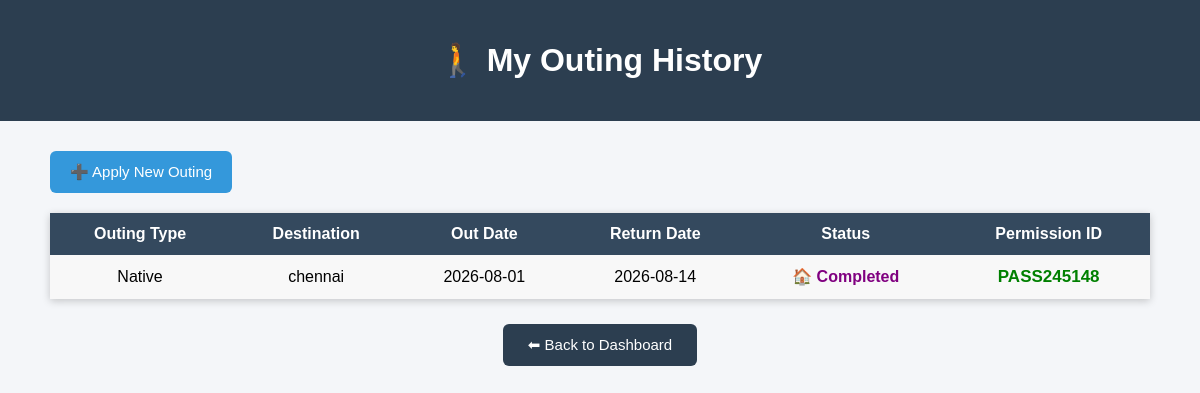
Before: /student/outing_history (signed in) with the older database file.
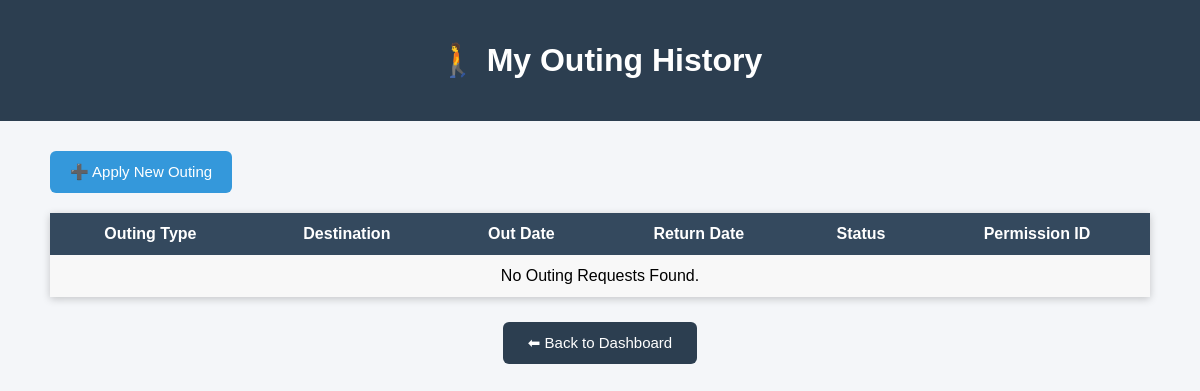
After: the same page with the newer database file.
### tables this page shows
CREATE TABLE outing_requests(

    id INTEGER PRIMARY KEY AUTOINCREMENT,

    student_id INTEGER NOT NULL,

    outing_type TEXT NOT NULL,

    destination TEXT NOT NULL,

    reason TEXT NOT NULL,

    out_date TEXT NOT NULL,

    out_time TEXT NOT NULL,

    return_date TEXT NOT NULL,

    return_time TEXT NOT NULL,

    parent_mobile TEXT,

    status TEXT DEFAULT 'Pending',

    permission_id TEXT UNIQUE,

    exit_time TEXT,

    entry_time TEXT,

    created_at TIMESTAMP DEFAULT CURRENT_TIMESTAMP,

    FOREIGN KEY(student_id)
    REFERENCES students(id)
    ON DELETE CASCADE

);

### app.py (the view)
@app.route("/student/outing_history")
def student_outing_history():
    if "student_id" not in session:
        return redirect(url_for("student_login"))
    conn = sqlite3.connect("hostel.db")
    cursor = conn.cursor()
    cursor.execute("""
    SELECT
        id,
        outing_type,
        destination,
        out_date,
        return_date,
        status,
        permission_id
    FROM outing_requests
    WHERE student_id=?
    ORDER BY id DESC
    """, (session["student_id"],))
    outings = cursor.fetchall()
    conn.close()
    return render_template(
        "outing_history.html",
        outings=outings
    )

### templates/outing_history.html (shortened to what this page needs)
<!DOCTYPE html>
<html>
<head>
</head>
<body>
<div class="header">
<h1>🚶 My Outing History</h1>
</div>
<div class="container">
<div class="top-btn">
<a href="/student/outing">
<button>➕ Apply New Outing</button>
</a>
</div>
<table>
<tr>
<th>Outing Type</th>
<th>Destination</th>
<th>Out Date</th>
<th>Return Date</th>
<th>Status</th>
<th>Permission ID</th>
</tr>
{% if outings %}
{% for outing in outings %}
<tr>
<td>{{ outing[1] }}</td>
<td>{{ outing[2] }}</td>
<td>{{ outing[3] }}</td>
<td>{{ outing[4] }}</td>
<td>
{% if outing[5]=="Approved" %}
<span class="approved">
✅ Approved
</span>
{% elif outing[5]=="Rejected" %}
<span class="rejected">
❌ Rejected
</span>
{% elif outing[5]=="Pending" %}
<span class="pending">
🟡 Pending
</span>
{% elif outing[5]=="Out" %}
<span class="out">
🚶 Out
</span>
{% elif outing[5]=="Completed" %}
<span class="completed">
🏠 Completed
</span>
{% endif %}
</td>
<td>
{% if outing[6] %}
<span class="permission">
{{ outing[6] }}
</span>
{% else %}
-
{% endif %}
</td>
</tr>
{% endfor %}
{% else %}
<tr>
<td colspan="6">
No Outing Requests Found.
</td>
</tr>
{% endif %}
</table>
<div class="back">
<a href="/student/dashboard">
<button>⬅ Back to Dashboard</button>
</a>
</div>
</div>
</body>
</html>

Changed rows visible on the page:
removed outing_requests: outing_type "Native", destination "chennai", out_date "2026-08-01", return_date "2026-08-14", status "🏠 Completed", permission "PASS245148"
Other visible differences:
text now shown: "No Outing Requests Found."
